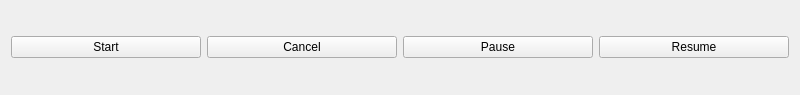
<?xml version="1.0" encoding="UTF-8"?>
<ui version="4.0">
 <class>Widget</class>
 <widget class="QWidget" name="Widget">
  <property name="geometry">
   <rect>
    <x>0</x>
    <y>0</y>
    <width>800</width>
    <height>95</height>
   </rect>
  </property>
  <property name="windowTitle">
   <string>Widget</string>
  </property>
  <layout class="QVBoxLayout" name="verticalLayout_2">
   <item>
    <layout class="QVBoxLayout" name="verticalLayout">
     <item>
      <layout class="QHBoxLayout" name="horizontalLayout">
       <item>
        <widget class="QPushButton" name="start">
         <property name="text">
          <string>Start</string>
         </property>
        </widget>
       </item>
       <item>
        <widget class="QPushButton" name="cancel">
         <property name="text">
          <string>Cancel</string>
         </property>
        </widget>
       </item>
       <item>
        <widget class="QPushButton" name="pause">
         <property name="text">
          <string>Pause</string>
         </property>
        </widget>
       </item>
       <item>
        <widget class="QPushButton" name="resume">
         <property name="text">
          <string>Resume</string>
         </property>
        </widget>
       </item>
      </layout>
     </item>
    </layout>
   </item>
  </layout>
 </widget>
 <resources/>
 <connections/>
</ui>
